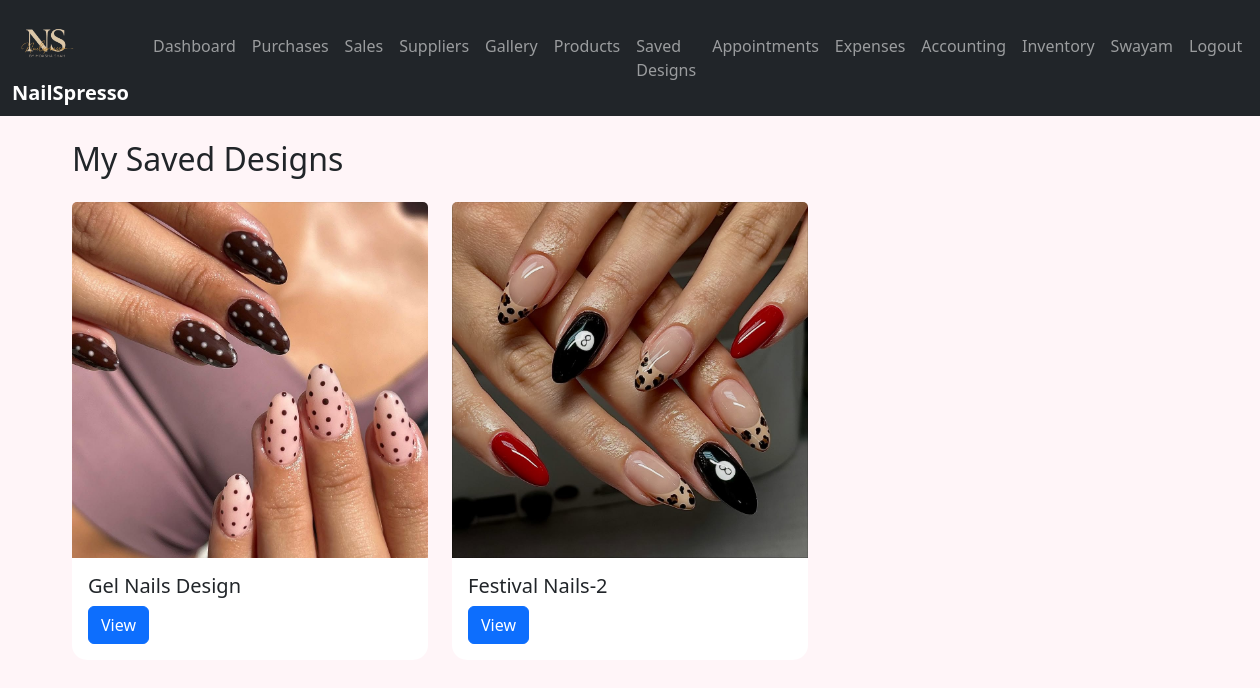
The app's page /gallery/saved/ (signed in) with its own data.
### accounts/models.py (models this page shows)
class User(AbstractUser):
    role = models.CharField(
        max_length=20,
        choices=ROLE_CHOICES,
        default='customer'
    )

### gallery/models.py (models this page shows, shortened)
class SavedDesign(models.Model):
    user = models.ForeignKey(
        settings.AUTH_USER_MODEL,
        on_delete=models.CASCADE,
        null=True,
        blank=True
    )
    design = models.ForeignKey(
        NailDesign,
        on_delete=models.CASCADE,
        null=True,
        blank=True
    )
    created_at = models.DateTimeField(
        auto_now_add=True
    )
    class Meta:
        unique_together = (
            'user',
            'design'
        )

class NailDesign(models.Model):
    category = models.ForeignKey(
        Category,
        on_delete=models.CASCADE,
        related_name='designs',
        null=True,
        blank=True,
    )
    title = models.CharField(max_length=200)
    image = models.ImageField(
        upload_to='designs/',
        null=True,
        blank=True
    )
    description = models.TextField(
        null=True,
        blank=True
    )
    created_at = models.DateTimeField(
        auto_now_add=True
    )

### gallery/views.py (the view)
@login_required
def saved_designs(request):
    saved = SavedDesign.objects.filter(
        user=request.user
    ).select_related(
        'design'
    )
    return render(
        request,
        'gallery/saved_designs.html',
        {
            'saved_designs': saved
        }
    )

### templates/gallery/saved_designs.html
{% extends 'base.html' %}
{% block content %}
<h2 class="mb-4">
My Saved Designs
</h2>
<div class="row">
{% for item in saved_designs %}
<div class="col-md-4 mb-4">
<div class="card">
<img src="{{ item.design.image.url }}"
     class="card-img-top">
<div class="card-body">
<h5>
{{ item.design.title }}
</h5>
<a href="{% url 'design_detail' item.design.id %}"
   class="btn btn-primary">
View
</a>
</div>
</div>
</div>
{% empty %}
<p>
No saved designs yet.
</p>
{% endfor %}
</div>
{% endblock %}

### templates/base.html (shortened to what this page needs)
<!DOCTYPE html>
{% load static %}
<html>
<head>
    <link href="https://cdn.jsdelivr.net/npm/bootstrap@5.3.3/dist/css/bootstrap.min.css"
          rel="stylesheet">
    <link rel="stylesheet"
          href="{% static 'css/style.css' %}">
</head>
<body>
<nav class="navbar navbar-expand-lg navbar-dark bg-dark" style="background:#ff5ca8;">
    <div class="container-fluid">
        <div class="navbar-left">
            <img style="width:70px; height:70px;" src="/media/logo.png" alt="Logo">
            <a class="navbar-brand"
               href="#">NailSpresso
            </a>
        </div>
        <div class="collapse navbar-collapse"
             id="navbar">
            <ul class="navbar-nav ms-auto">
            {% if user.is_authenticated %}
                <li class="nav-item">
                    <a class="nav-link"
                       href="/">
                        Dashboard
                    </a>
                </li>
                <li class="nav-item">
                    <a class="nav-link" href="{% url 'purchase_list' %}">
                        Purchases
                    </a>
                </li>
                <li class="nav-item">
                    <a class="nav-link"
                       href="{% url 'sale_list' %}">
                        Sales
                    </a>
                </li>
                <li class="nav-item">
                    <a class="nav-link"
                       href="{% url 'supplier_list' %}">
                       Suppliers
                    </a>
                </li>
                <li class="nav-item">
                    <a class="nav-link"
                       href="{% url 'gallery' %}">
                        Gallery
                    </a>
                </li>
                <li class="nav-item">
                    <a class="nav-link"
                       href="{% url 'product_list' %}">
                        Products
                    </a>
                </li>
                <li class="nav-item">
                    <a class="nav-link"
                       href="{% url 'saved_designs' %}">
                       Saved Designs
                    </a>
                </li>
                <li class="nav-item">
                    <a class="nav-link"
                       href="{% url 'appointment_list' %}">
                       Appointments
                    </a>
                </li>
                <li class="nav-item">
                    <a class="nav-link"
                       href="{% url 'expense_list' %}">
                        Expenses
                    </a>
                </li>
                <li class="nav-item">
                    <a class="nav-link" href="{% url 'accounting_summary' %}">
                        Accounting
                    </a>
                </li>
                <li class="nav-item">
                    <a class="nav-link" href="{% url 'inventory_list' %}">
                        Inventory
                    </a>
                </li>
                <li class="nav-item">
                    <a class="nav-link"
                    href="{% url 'profile' %}">
                        {{ user.username }}
                    </a>
                </li>
                <li class="nav-item">
                    <a class="nav-link"
                       href="{% url 'logout' %}">
                       Logout
                    </a>
                </li>
                {% endif %}
            </ul>
        </div>
    </div>
</nav>
<div class="container mt-4">
    {% block content %}
    {% endblock %}
</div>
</body>
</html>

### static/css/style.css (style rules this page uses)
body { background:#fff5f8; }
.card { border:none; border-radius:15px; }
.navbar-brand { font-weight:bold; }

### records on screen
User: username "Swayam"
SavedDesign: design.image (picture), design "Gel Nails Design"
SavedDesign: design.image (picture), design "Festival Nails-2"
